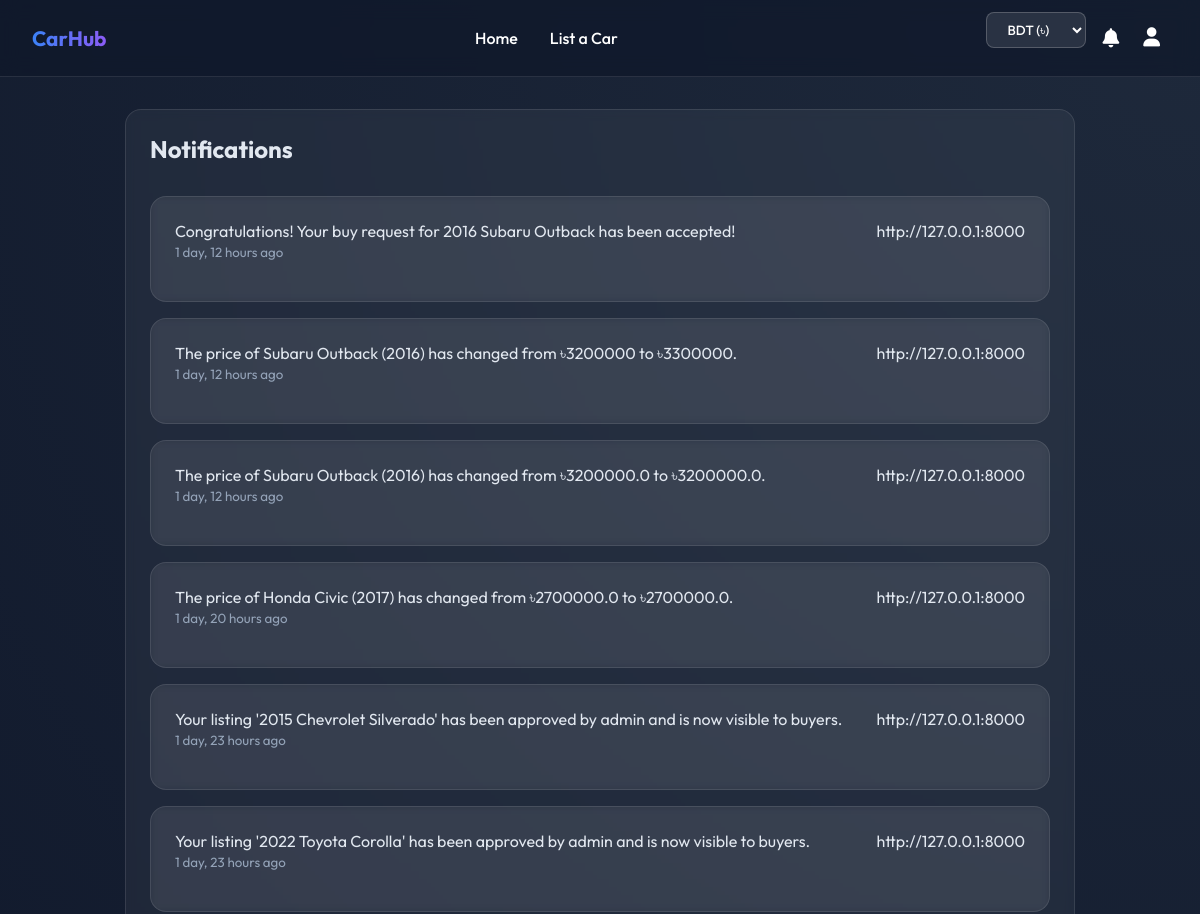
Page /notifications/ (signed in, upper part) on the earlier database version.
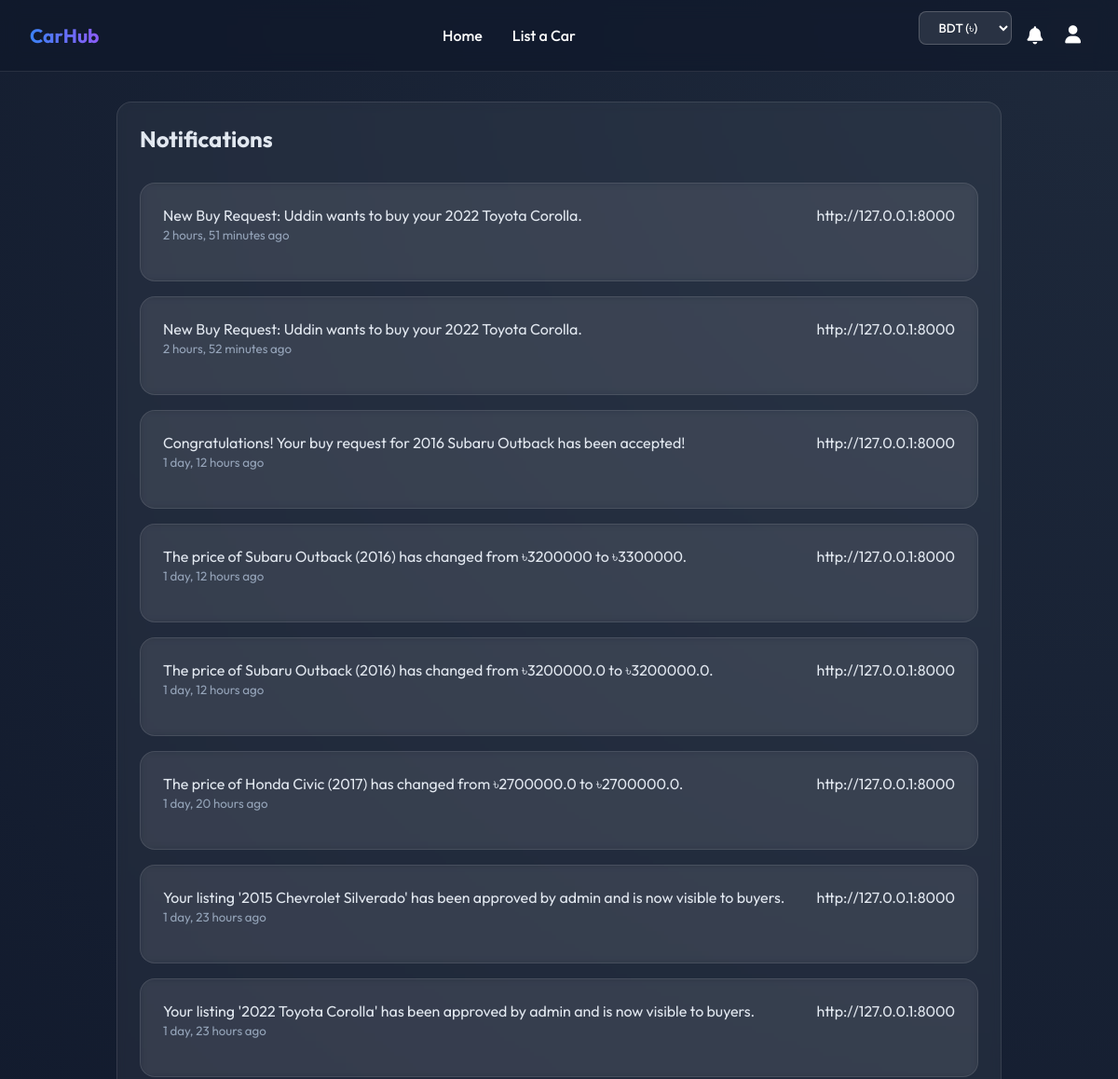
Same page on the later database version.
### cars/models.py (models this page shows)
class Notification(models.Model):
    user = models.ForeignKey(User, on_delete=models.CASCADE)
    message = models.TextField()
    is_read = models.BooleanField(default=False)
    created_at = models.DateTimeField(auto_now_add=True)

### cars/views.py (the view)
# urls.py: path('notifications/', views.notifications, name='notifications'),
def notifications(request):
    if not request.user.is_authenticated:
        return redirect('login')
    notifs = Notification.objects.filter(user=request.user).order_by('-created_at')
    unread_count = notifs.filter(is_read=False).count()
    admin_user = User.objects.filter(is_superuser=True).first()
    admin_email = admin_user.email if admin_user else None
    admin_whatsapp = admin_user.profile.whatsapp_number if admin_user and hasattr(admin_user, 'profile') else None
    return render(request, 'cars/notifications.html', {
        'notifications': notifs,
        'unread_count': unread_count,
        'admin_email': admin_email,
        'admin_whatsapp': admin_whatsapp
    })

### cars/templatetags/notification_tags.py (called while the page is built)
@register.simple_tag(takes_context=True)
def unread_notifications_count(context):
    request = context.get('request')
    if request and request.user.is_authenticated:
        return Notification.objects.filter(user=request.user, is_read=False).count()
    return 0

### cars/templates/cars/notifications.html (shortened to what this page needs)
{% extends 'cars/base.html' %}
{% block content %}
<div class="card" style="max-width: 900px; margin: 0 auto;">
    <div style="display:flex; justify-content:space-between; align-items:center; margin-bottom:2rem;">
        <h2 style="margin:0;">Notifications</h2>
    </div>
    <div style="display:flex; flex-direction:column; gap:1rem;">
        {% for notif in notifications %}
        <div class="card">
            <div style="display:flex; justify-content:space-between; align-items:start; margin-bottom: 1rem;">
                <div style="flex:1;">
                    <p style="margin:0; white-space: pre-line;">{{ notif.message }}</p>
                    <small style="color:#94a3b8;">{{ notif.created_at|timesince }} ago</small>
                </div>http://127.0.0.1:8000
            </div>
        </div>
        {% empty %}
        <p style="text-align:center; color:#94a3b8; padding:2rem;">No notifications.</p>
        {% endfor %}
    </div>
</div>
{% endblock %}

Differences in the rows shown:
added Notification: message "New Buy Request: Uddin wants to buy your 2022 Toyota Corolla.", created_at "2 hours, 51 minutes"
added Notification: message "New Buy Request: Uddin wants to buy your 2022 Toyota Corolla.", created_at "2 hours, 52 minutes"
